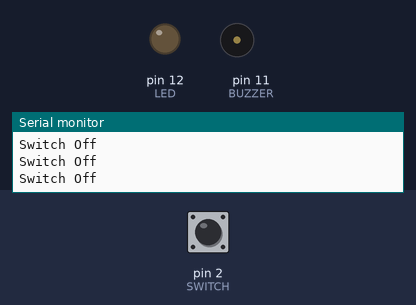
Recording of a sketch running on a simulated Arduino Uno, built with avr-gcc and run on an emulated ATmega328P. Shown: output pins drawn as LEDs (lit = HIGH), buzzer (waves = sounding, pin HIGH), the last lines printed to the serial monitor. Dashed ring = blinking. The test bench sets the inputs (shaded band); at power-on: pin 2 (SWITCH) LOW.

Above: at 1.2 s.
1.3 s: pin 2 (SWITCH) pulled HIGH for 1 s
At 1.96 s:
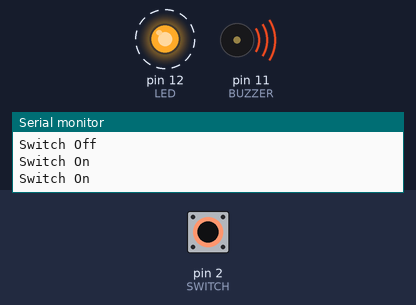
3.8 s: pin 2 (SWITCH) pulled HIGH for 0.15 s
At 5.2 s:
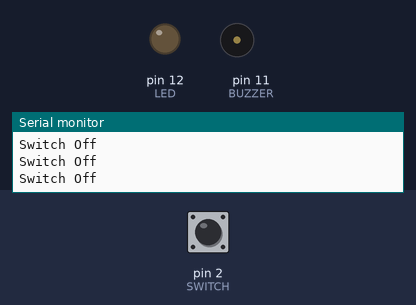
6.9 s: pin 2 (SWITCH) pulled HIGH for 3.2 s
At 7.4 s:
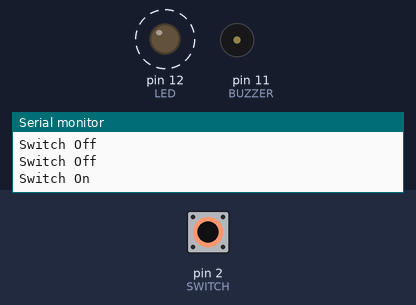
13.1 s: pin 2 (SWITCH) pulsed HIGH 5 times (0.12 s each, 0.3 s apart)
At 15.3 s:
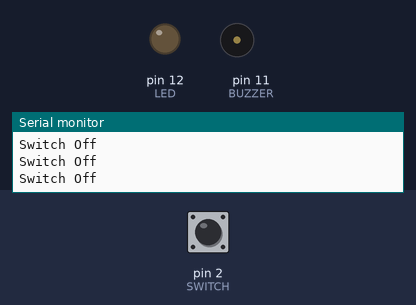
17.6 s: pin 2 (SWITCH) pulsed HIGH 5 times (0.12 s each, 0.3 s apart)
At 18.1 s:
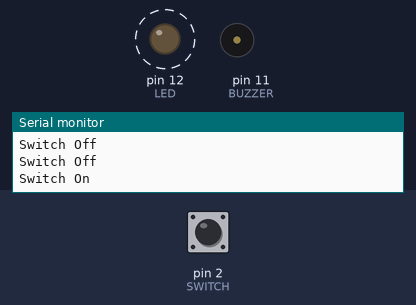
Timing chart, 0 to 20.6 s (numbered marks = the images above; inputs shaded):
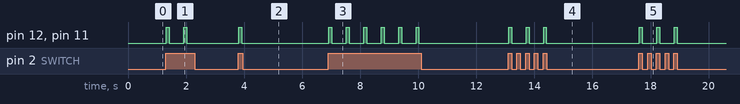

The sketch:

Day3.ino
```cpp
int LED = 12;
int SWITCH = 2;
int buttonState = 0;
int BUZZER = 11;


void setup() {
  // put your setup code here, to run once:
  pinMode(LED, OUTPUT);
  pinMode(SWITCH, INPUT);
  pinMode(BUZZER, OUTPUT);
  Serial.begin(9600);
}

void loop() {
  buttonState = digitalRead(SWITCH);
  // put your main code here, to run repeatedly:
  if (buttonState == HIGH){
    Serial.print("Switch On \n");
    digitalWrite(LED, HIGH);
    digitalWrite(BUZZER, HIGH);
    delay(100);
    digitalWrite(LED, LOW);
    digitalWrite(BUZZER, LOW);
    delay(500);
  } else {
    Serial.print("Switch Off \n");
    digitalWrite(LED, LOW);
    digitalWrite(BUZZER, LOW);
  }

}
```

Measured:
- after the input at 1.3 s, pin 12 (LED), pin 11 (BUZZER): alternates HIGH for 0.10 s and LOW for 0.50 s, 4 changes in all, then stays LOW, starting at once
- after the input at 3.8 s, pin 12 (LED), pin 11 (BUZZER): LOW → HIGH at once, → LOW 0.10 s later
- after the input at 6.9 s, pin 12 (LED), pin 11 (BUZZER): alternates HIGH for 0.10 s and LOW for 0.50 s, 12 changes in all, then stays LOW, starting at once
- after the input at 13.1 s, pin 12 (LED), pin 11 (BUZZER): alternates HIGH for 0.10 s and LOW for 0.50 s, 6 changes in all, then stays LOW, starting at once
- after the input at 17.6 s, pin 12 (LED), pin 11 (BUZZER): alternates HIGH for 0.10 s and LOW for 0.50 s, 6 changes in all, then stays LOW, starting at once
